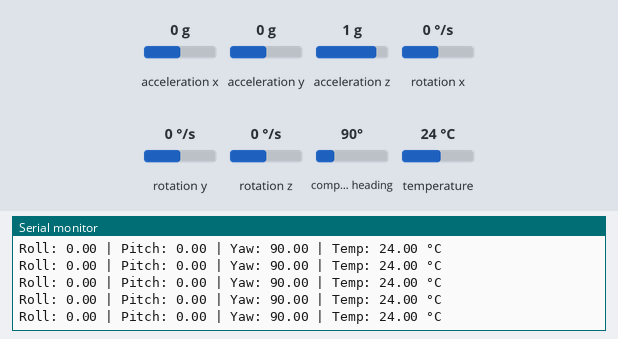
Simulated run of this sketch. Board: Arduino Uno, built with avr-gcc and run on an emulated ATmega328P. Shown: the last lines printed to the serial monitor. The inputs (shaded band) are chosen by the test bench; at power-on: acceleration y 0 g, acceleration x 0 g, acceleration z 1 g, rotation x 0 °/s, rotation y 0 °/s, rotation z 0 °/s, compass heading 90°, temperature 24 °C.

Above: at 9.2 s.
9.3 s: acceleration y set to -0.1 g
At 10.3 s:
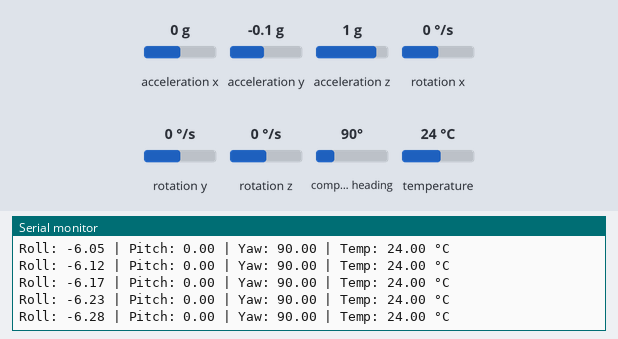
10.8 s: acceleration y set to 0.2 g
At 11.9 s:
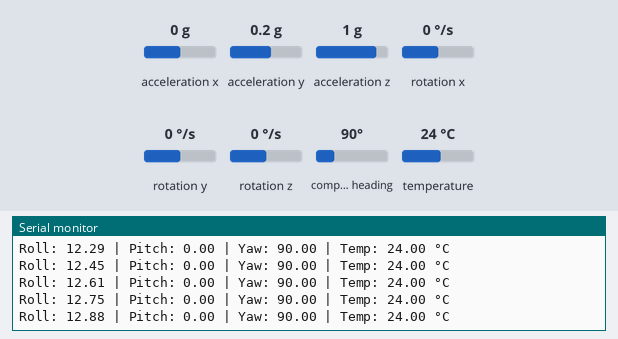
Timing chart, 0 to 13.3 s (numbered marks = the images above; inputs shaded):
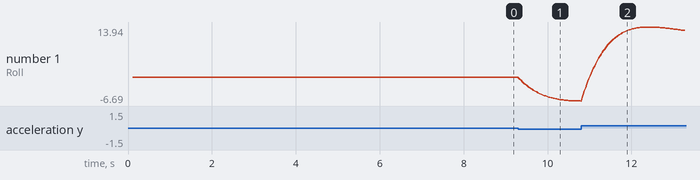

The sketch:

kalmanfilter.ino
```cpp
#include <Wire.h>
#include <Adafruit_MPU6050.h>
#include <Adafruit_HMC5883_U.h>
#include <Adafruit_Sensor.h>
#include "Kalman.h"  // Kristian Lauszus kütüphanesi

Adafruit_MPU6050 mpu;
Adafruit_HMC5883_Unified mag = Adafruit_HMC5883_Unified(12345);

// Her eksen için Kalman filtreleri
Kalman kalmanX;
Kalman kalmanY;
Kalman kalmanZ;

float accX, accY, accZ;
float gyroX, gyroY, gyroZ;
float magX, magY, magZ;

float roll, pitch, yaw;
float gyroXangle, gyroYangle;
float compAngleX, compAngleY;
float kalAngleX, kalAngleY;

unsigned long timer;

void setup() {
  Serial.begin(115200);
  Wire.begin();

  if (!mpu.begin()) {
    Serial.println("MPU6050 bulunamadı!");
    while (1);
  }

  if (!mag.begin()) {
    Serial.println("HMC5883L bulunamadı!");
    while (1);
  }

  mpu.setAccelerometerRange(MPU6050_RANGE_8_G);
  mpu.setGyroRange(MPU6050_RANGE_500_DEG);
  mpu.setFilterBandwidth(MPU6050_BAND_21_HZ);

  sensors_event_t accel, gyro, temp;
  mpu.getEvent(&accel, &gyro, &temp);

  accX = accel.acceleration.x;
  accY = accel.acceleration.y;
  accZ = accel.acceleration.z;

  roll  = atan2(accY, accZ) * RAD_TO_DEG;
  pitch = atan(-accX / sqrt(accY * accY + accZ * accZ)) * RAD_TO_DEG;

  kalmanX.setAngle(roll);
  kalmanY.setAngle(pitch);
  timer = micros();

  Serial.println("Kalman IMU başlatıldı!");
  delay(100);
}

void loop() {
  sensors_event_t accel, gyro, temp;
  sensors_event_t magEvent;

  mpu.getEvent(&accel, &gyro, &temp);
  mag.getEvent(&magEvent);

  // Zaman adımı (dt)
  double dt = (double)(micros() - timer) / 1000000;
  timer = micros();

  // Ham sensör verileri
  accX = accel.acceleration.x;
  accY = accel.acceleration.y;
  accZ = accel.acceleration.z;

  gyroX = gyro.gyro.x * RAD_TO_DEG;
  gyroY = gyro.gyro.y * RAD_TO_DEG;
  gyroZ = gyro.gyro.z * RAD_TO_DEG;

  magX = magEvent.magnetic.x;
  magY = magEvent.magnetic.y;
  magZ = magEvent.magnetic.z;

  // Pitch ve Roll hesapla (ivmeden)
  double rollAcc  = atan2(accY, accZ) * RAD_TO_DEG;
  double pitchAcc = atan(-accX / sqrt(accY * accY + accZ * accZ)) * RAD_TO_DEG;

  // Kalman filtreleriyle açıları güncelle
  kalAngleX = kalmanX.getAngle(rollAcc, gyroX, dt);
  kalAngleY = kalmanY.getAngle(pitchAcc, gyroY, dt);

  // Manyetometre ile Yaw hesapla (pusula yönü)
  double heading = atan2(magY, magX) * RAD_TO_DEG;
  if (heading < 0) heading += 360;
  yaw = heading;

  Serial.print("Roll: ");
  Serial.print(kalAngleX, 2);
  Serial.print(" | Pitch: ");
  Serial.print(kalAngleY, 2);
  Serial.print(" | Yaw: ");
  Serial.print(yaw, 2);
  Serial.print(" | Temp: ");
  Serial.print(temp.temperature);
  Serial.println(" °C");

  delay(20); // ~50Hz
}
```

Measured:
- after the input at 9.3 s, the serial monitor: prints a new line at once (image 1)
- plotted number 1: 0 → -6.68 after the input at 9.3 s
